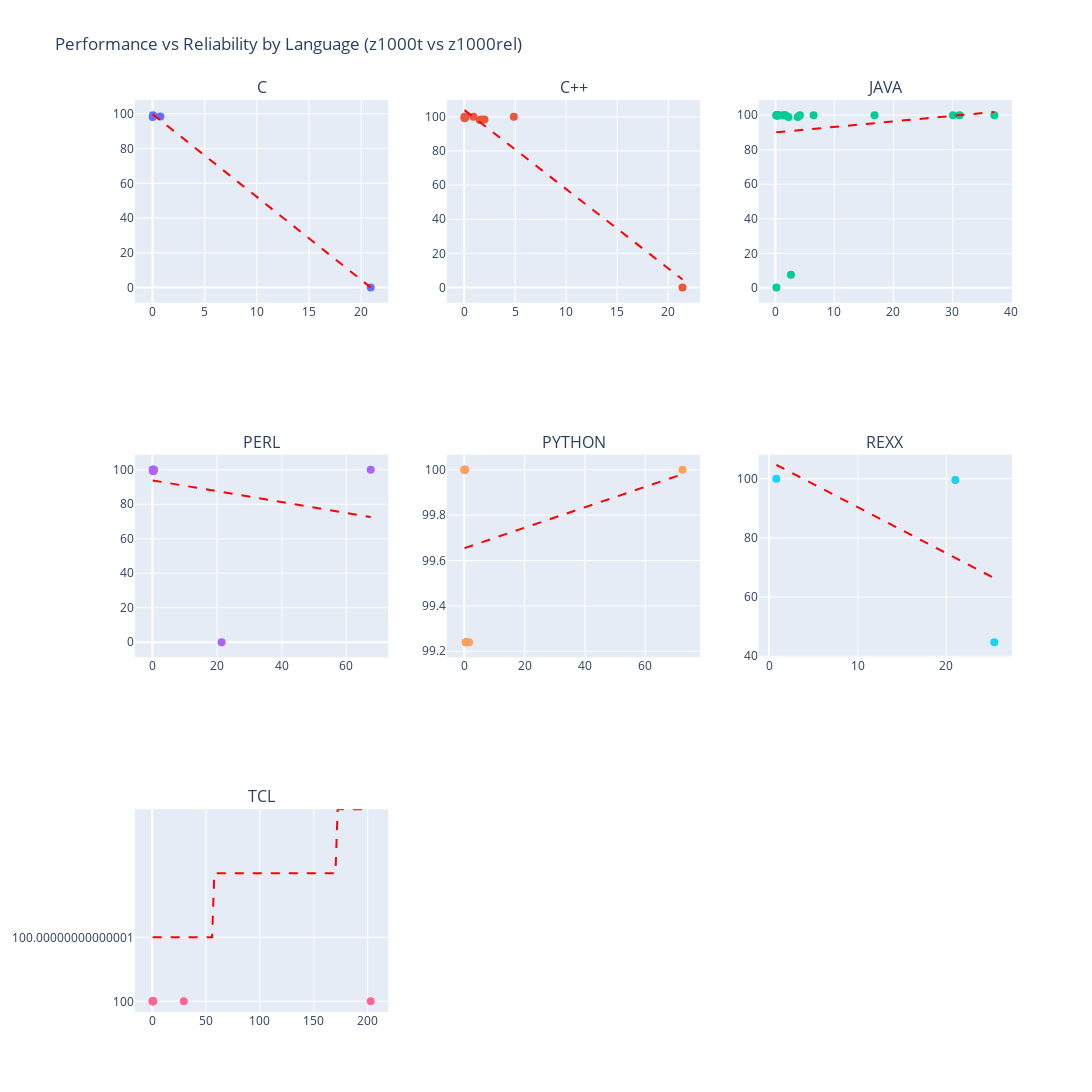
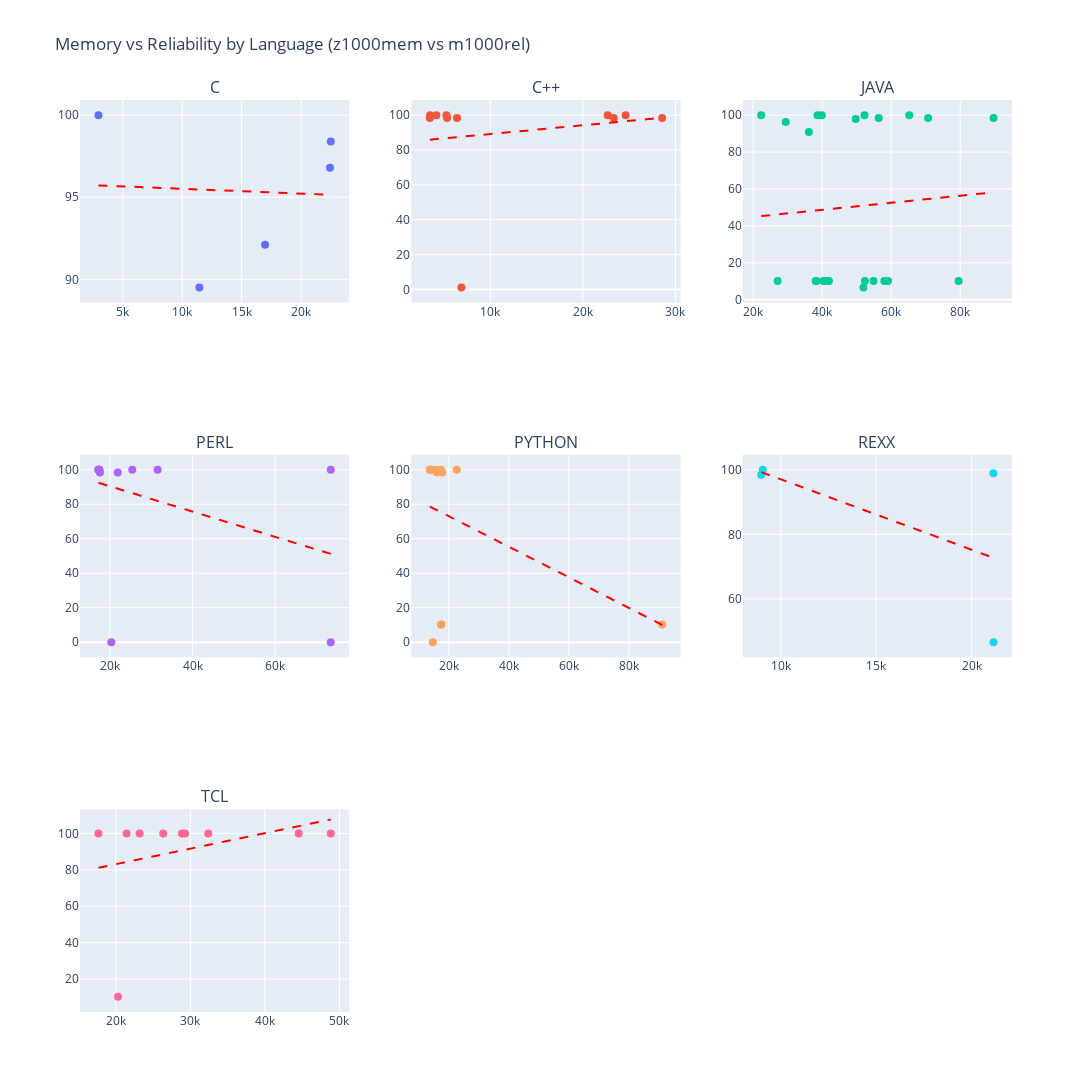
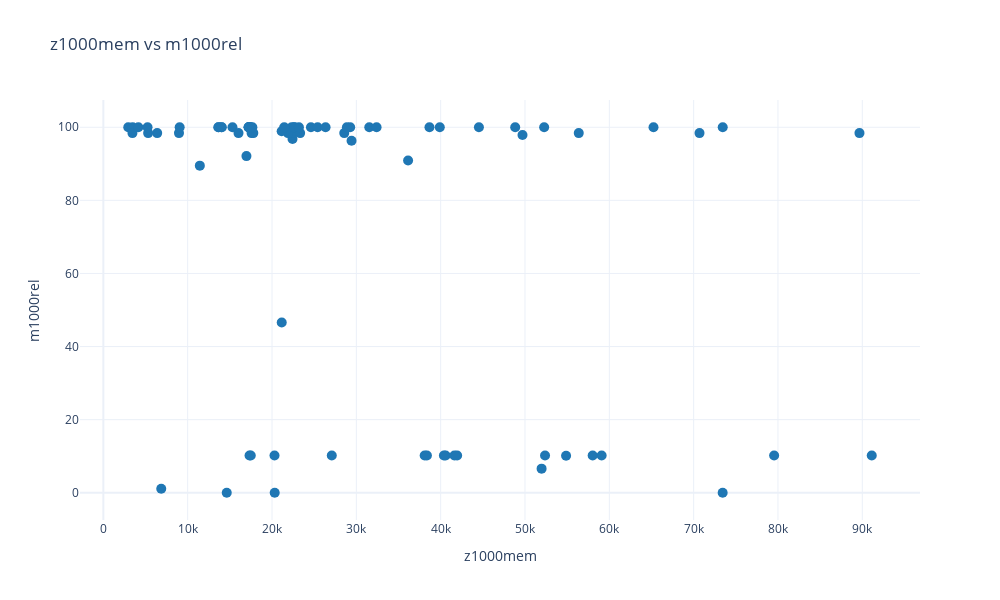

The notebook cell saved with these charts, in order:
### Code cell
import pandas as pd
import numpy as np
import plotly.express as px
import plotly.graph_objects as go
from plotly.subplots import make_subplots
import warnings
warnings.filterwarnings('ignore')

# Set display options
pd.set_option('display.max_columns', None)
pd.set_option('display.width', None)

# ============================================================================
# SECTION 1: LOAD AND EXPLORE DATASET
# ============================================================================

# Load the dataset
df = pd.read_csv('assignment_3_dataset.csv', index_col=0)

print("Dataset Shape:", df.shape)
print("\nFirst Few Rows:")
print(df.head(10))
print("\nData Types:")
print(df.dtypes)

# ============================================================================
# SECTION 2: DATA CLEANING
# ============================================================================

df_clean = df.copy()

# Replace '??' and empty strings with NaN
df_clean = df_clean.replace('??', np.nan)
df_clean = df_clean.replace('', np.nan)

# Standardize language names to lowercase
df_clean['lang'] = df_clean['lang'].str.lower()

# Convert numeric columns
numeric_columns = ['z1000t', 'z0t', 'z1000mem', 'z1000rel', 'm1000rel', 'whours']
for col in numeric_columns:
    df_clean[col] = pd.to_numeric(df_clean[col], errors='coerce')

print("\nCleaned Dataset Summary:")
print(df_clean.describe())

# ============================================================================
# SECTION 3: PERFORMANCE vs RELIABILITY (z1000t vs z1000rel)
# ============================================================================

df_perf_rel = df_clean[['person', 'lang', 'z1000t', 'z1000rel']].dropna()



# By-language scatter plots
languages = sorted(df_perf_rel['lang'].unique())
n_langs = len(languages)
cols = 3
rows = (n_langs + cols - 1) // cols

fig2 = make_subplots(
    rows=rows, cols=cols,
    subplot_titles=[f'{lang.upper()}' for lang in languages],
    specs=[[{'type': 'scatter'} for _ in range(cols)] for _ in range(rows)]
)

colors = px.colors.qualitative.Plotly

for idx, lang in enumerate(languages):
    row = idx // cols + 1
    col = idx % cols + 1
    lang_data = df_perf_rel[df_perf_rel['lang'] == lang]

    fig2.add_trace(
        go.Scatter(
            x=lang_data['z1000t'], y=lang_data['z1000rel'],
            mode='markers', marker=dict(size=8, color=colors[idx % len(colors)]),
            name=lang.upper(), text=lang_data['person'],
            hovertemplate='<b>%{text}</b><br>z1000t: %{x:.2f}<br>z1000rel: %{y:.2f}<extra></extra>',
            showlegend=False
        ), row=row, col=col
    )

    if len(lang_data) > 1:
        z = np.polyfit(lang_data['z1000t'], lang_data['z1000rel'], 1)
        p = np.poly1d(z)
        x_trend = np.linspace(lang_data['z1000t'].min(), lang_data['z1000t'].max(), 100)
        fig2.add_trace(
            go.Scatter(x=x_trend, y=p(x_trend), mode='lines',
                      line=dict(color='red', width=2, dash='dash'),
                      showlegend=False, hoverinfo='skip'),
            row=row, col=col
        )

fig2.update_layout(height=400*rows, width=1200, title_text='Performance vs Reliability by Language (z1000t vs z1000rel)', showlegend=False)
fig2.show()

# ============================================================================
# SECTION 4: MEMORY vs RELIABILITY (z1000mem vs m1000rel)
# ============================================================================

df_mem_rel = df_clean[['person', 'lang', 'z1000mem', 'm1000rel']].dropna()



# By-language scatter plots for memory
fig4 = make_subplots(
    rows=rows, cols=cols,
    subplot_titles=[f'{lang.upper()}' for lang in languages],
    specs=[[{'type': 'scatter'} for _ in range(cols)] for _ in range(rows)]
)

for idx, lang in enumerate(languages):
    row = idx // cols + 1
    col = idx % cols + 1
    lang_data = df_mem_rel[df_mem_rel['lang'] == lang]

    fig4.add_trace(
        go.Scatter(
            x=lang_data['z1000mem'], y=lang_data['m1000rel'],
            mode='markers', marker=dict(size=8, color=colors[idx % len(colors)]),
            name=lang.upper(), text=lang_data['person'],
            hovertemplate='<b>%{text}</b><br>z1000mem: %{x:.0f}<br>m1000rel: %{y:.2f}<extra></extra>',
            showlegend=False
        ), row=row, col=col
    )

    if len(lang_data) > 1:
        z = np.polyfit(lang_data['z1000mem'], lang_data['m1000rel'], 1)
        p = np.poly1d(z)
        x_trend = np.linspace(lang_data['z1000mem'].min(), lang_data['z1000mem'].max(), 100)
        fig4.add_trace(
            go.Scatter(x=x_trend, y=p(x_trend), mode='lines',
                      line=dict(color='red', width=2, dash='dash'),
                      showlegend=False, hoverinfo='skip'),
            row=row, col=col
        )

fig4.update_layout(height=400*rows, width=1200, title_text='Memory vs Reliability by Language (z1000mem vs m1000rel)', showlegend=False)
fig4.show()

# ============================================================================
# SECTION 5: OUTLIER DETECTION
# ============================================================================

def detect_outliers_iqr(data):
    Q1 = data.quantile(0.25)
    Q3 = data.quantile(0.75)
    IQR = Q3 - Q1
    lower_bound = Q1 - 1.5 * IQR
    upper_bound = Q3 + 1.5 * IQR
    return (data < lower_bound) | (data > upper_bound), lower_bound, upper_bound


df_analysis_mem = df_clean[['person', 'lang', 'z1000mem', 'm1000rel']].dropna()
df_analysis_mem['is_outlier'] = detect_outliers_iqr(df_analysis_mem['z1000mem'])[0]

fig10 = px.scatter(df_analysis_mem, x='z1000mem', y='m1000rel',
                   hover_data=['person', 'lang'],
                   title='z1000mem vs m1000rel',
                   template='plotly_white')
fig10.update_traces(marker=dict(size=10, color='#1f77b4'))
fig10.update_layout(height=600, width=1000, showlegend=False)
fig10.show()

print("\n" + "="*80)
print("ANALYSIS COMPLETE")
print("="*80)
